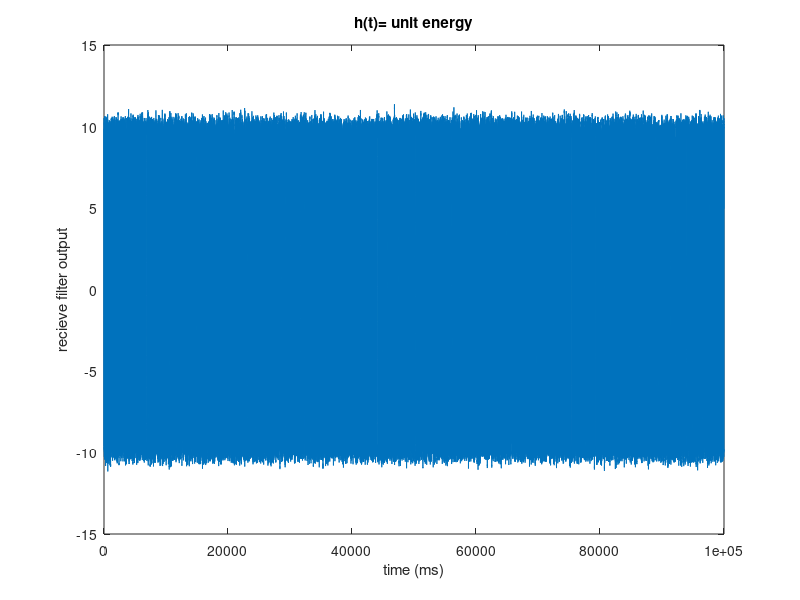
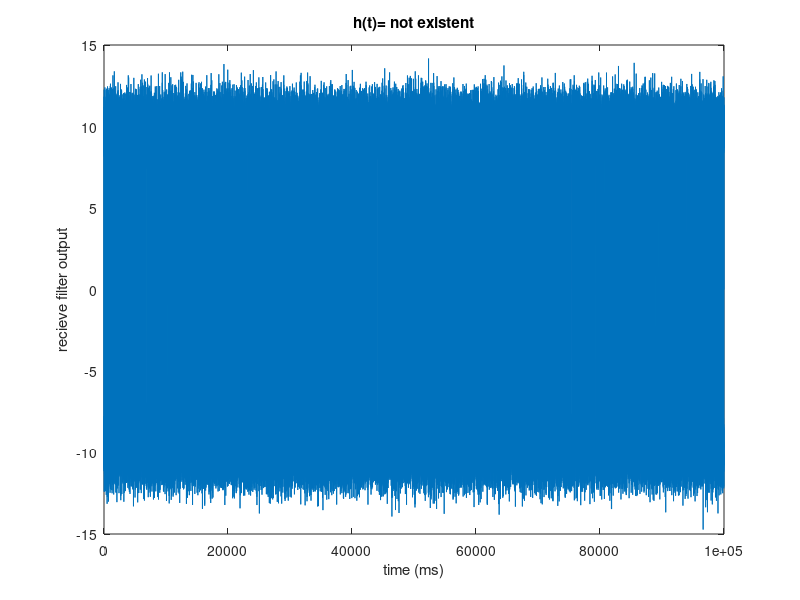
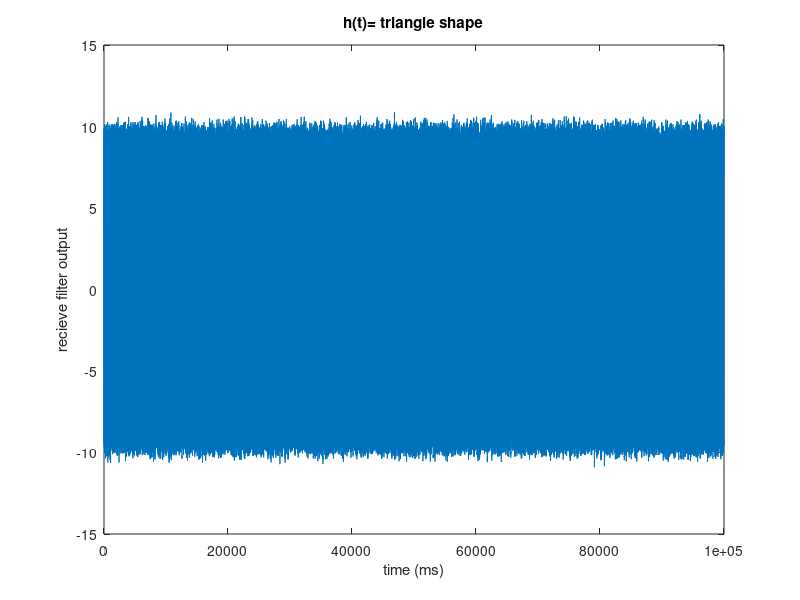
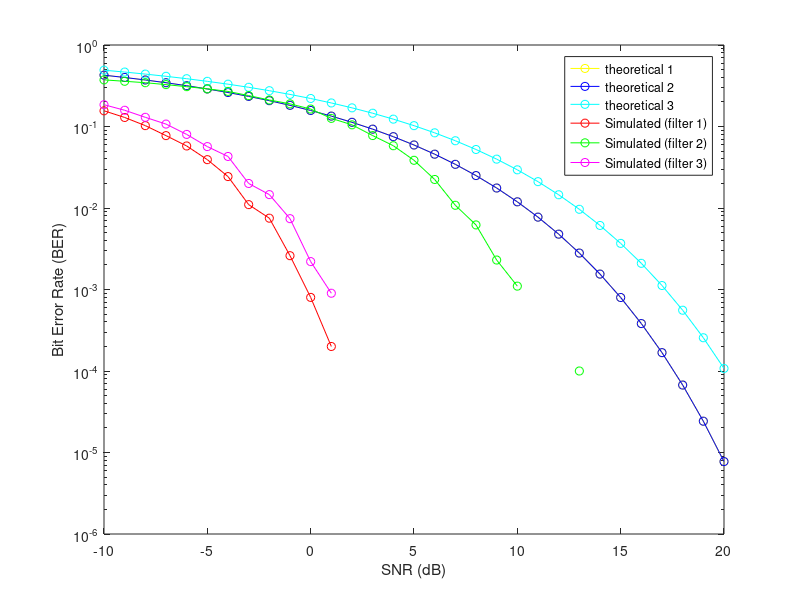

These figures' MATLAB source, in order:
%% initial
% array filled with zeros size of 10000
size_array=10000;
array = zeros(1, size_array);
% create 5000 random index
random_Indices = randperm(size_array, 5000);
array(random_Indices)=1;

%% g array of size 10 times the size of array
g = 10 * zeros(1, size_array);

for i = 1:length(array)
    if(array(i)==1)
       g(10*(i-1)+1:10*i)=1;
    else
       g(10*(i-1)+1:10*i)=-1;
    end
end

%% SNR
% range of SNR
snr_range = -10:1:20;
% create signals_noise array
signals_noise = zeros(length(g), length(snr_range));
% add noise
for i = 1:length(snr_range)
    signals_noise(:,i) = awgn(g, snr_range(i), 'measured');
end


%% The receive filters
% The receive filter ?(?) is a matched filter with unit energy 
filter_1 = ones(10, 1);  


% The receive filter ?(?) is not existent (i.e. ?(?) = ?(?))
filter_2 = zeros(10, 1); 
filter_2(1) = 10; 


% The receive filter ?(?) has the following impulse response
filter_3 = zeros(10, 1);
% slope of the line
slope = (sqrt(3) - 0) / (10 - 0);
for x = 1:10
    filter_3(x ) = slope * x; % store value in specific index in filter 3
end

% applay each filter to noice signal
signals_filters = zeros(length(g), length(snr_range), 3);
for i = 1:length(snr_range)
    
    % Convolve with filter 1
    signals_filters(:,i,1) = conv(signals_noise(:,i), filter_1, 'same');

    % Convolve with filter 2
    signals_filters(:,i,2) = conv(signals_noise(:,i), filter_2, 'same');

    % Convolve with filter 3 
    signals_filters(:,i,3) = conv(signals_noise(:,i), filter_3, 'same');
end

figure(1)
t1 = 1:(size_array*10);
plot(t1,  signals_filters(:,i,1))
title('h(t)= unit energy')
xlabel('time (ms)')
ylabel('recieve filter output')
figure(2)
plot(t1,  signals_filters(:,i,2))
title('h(t)= not existent')
xlabel('time (ms)')
ylabel('recieve filter output')
figure(3)
plot(t1,  signals_filters(:,i,3))
title('h(t)= triangle shape')
xlabel('time (ms)')
ylabel('recieve filter output')
%% sampling
% Sample the signals after applaying 3 filters
samples= zeros(length(array), length(snr_range), 3);
for i = 1:length(snr_range)
    for z = 1:3
        signal_filters = signals_filters(:,i,z);
        samples(:,i,z) = signal_filters(5:10:end);
    end
end
% Decode 
Signals_output = zeros(length(g)/10, length(snr_range), 3);
Signals_output(samples >= 0) = 1;
Signals_output(samples < 0) = 0;

%% Calculate the theoretical and simulated BERs
bits_num = length(g)/10;
% Calculate theoretical BER
BER_theoretical_1 = zeros(1,length(snr_range));
BER_theoretical_2 = zeros(1,length(snr_range));
BER_theoretical_3 = zeros(1,length(snr_range));
for i = 1:length(snr_range)
     BER_theoretical_1(i)= erfc(sqrt(10^(snr_range(i)/10))^0.5);
     BER_theoretical_2(i)=BER_theoretical_1(i);
    BER_theoretical_3(i)= erfc((3^0.5/2) *sqrt(10^(snr_range(i)/10))^0.5);
end
% Calculate simulated BER
BER_simulated = zeros(length(snr_range), 3);
for i = 1:length(snr_range)
    for j = 1:3
        error = sum(xor(Signals_output(:,i,j)', array));
        BER_simulated(i,j) = error/bits_num;
    end
end

% % Plot the theoretical and simulated BERs vs SNR
figure

semilogy(snr_range, BER_theoretical_1, 'y-o')
hold on
semilogy(snr_range, BER_theoretical_2, 'b-o')
hold on
semilogy(snr_range, BER_theoretical_3, 'c-o')
hold on
semilogy(snr_range, BER_simulated(:,1), 'r-o')
hold on
semilogy(snr_range, BER_simulated(:,2), 'g-o')
hold on
semilogy(snr_range, BER_simulated(:,3), 'm-o')
hold off
xlabel('SNR (dB)')
ylabel('Bit Error Rate (BER)')
legend('theoretical 1','theoretical 2','theoretical 3', 'Simulated (filter 1)', 'Simulated (filter 2)', 'Simulated (filter 3)')


